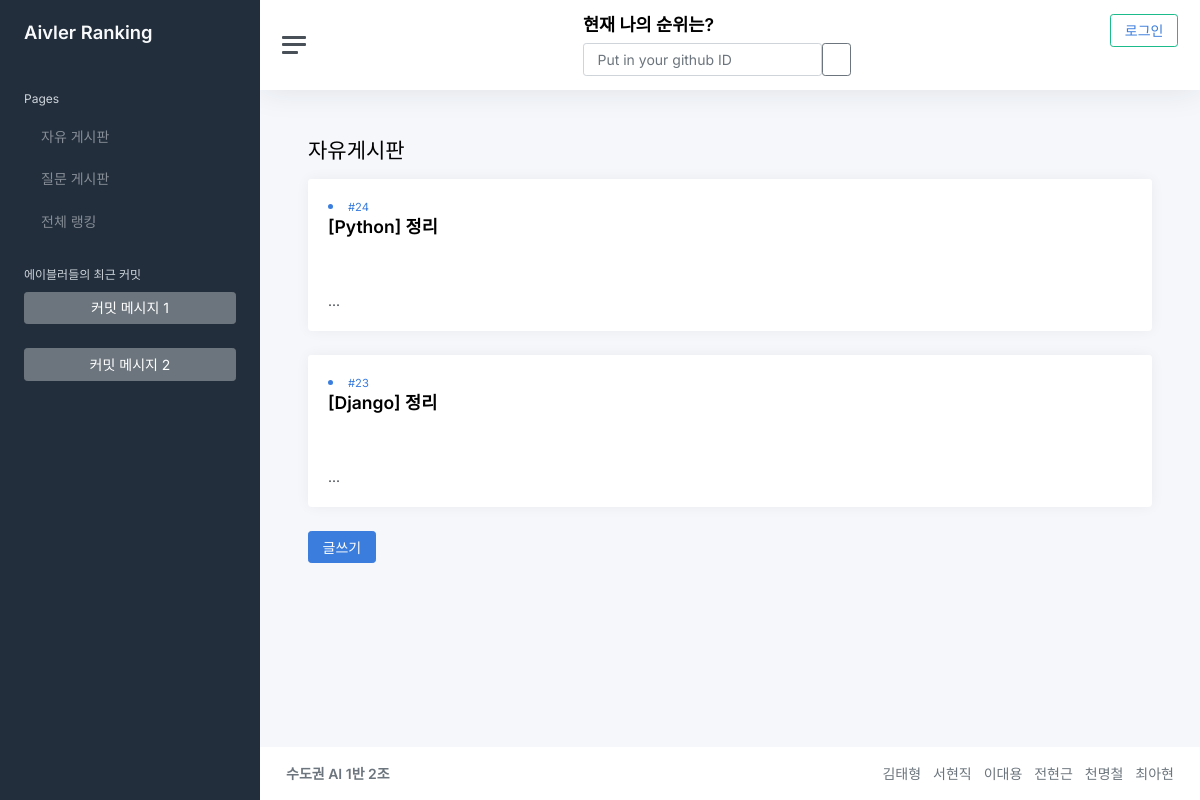
Page /free/ on the earlier database version.
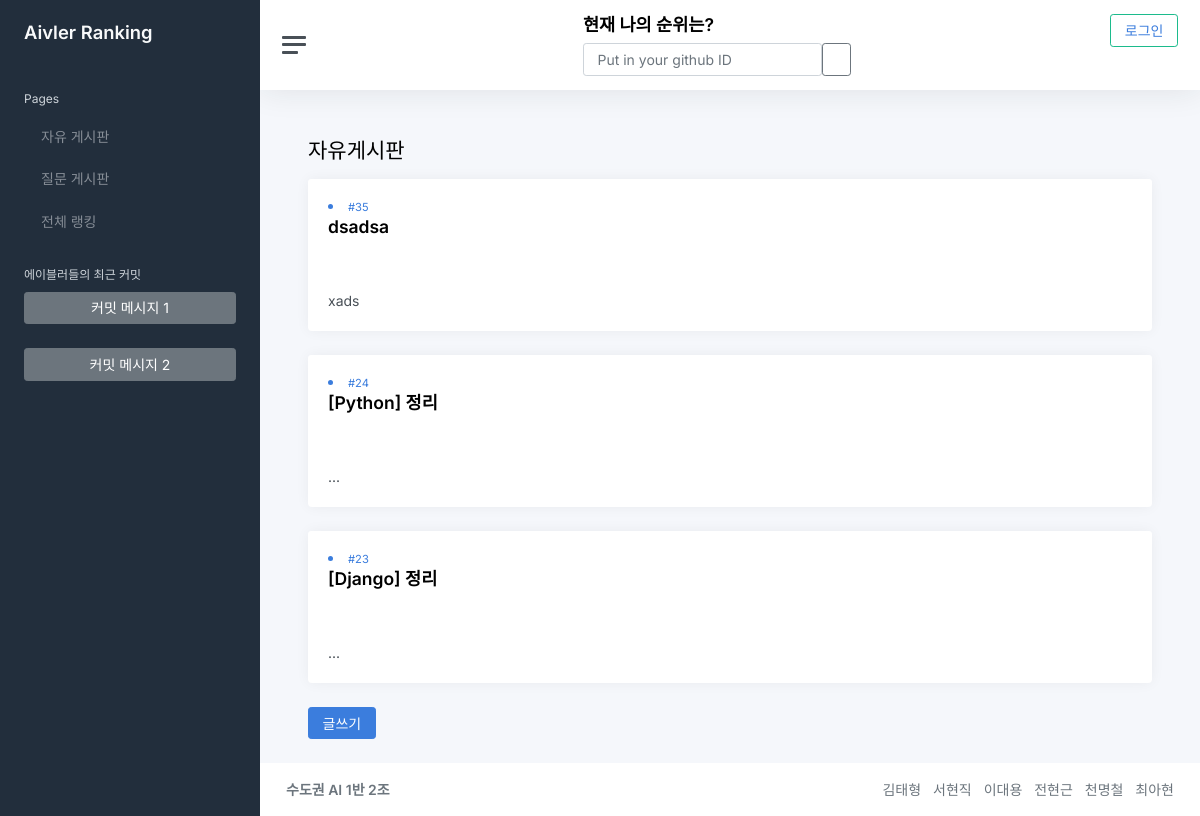
Same page on the later database version.
### bbs/models.py (models this page shows, shortened)
class Post(models.Model):
    postname = models.CharField(max_length=50)
    contents = models.TextField()

### bbs/views.py (the view)
# urls.py: path('', views.free, name= 'free'),
def free(request):
    postlist = Post.objects.all()
    return render(request, 'bbs/free.html', {'postlist':postlist})

### bbs/templates/bbs/free.html
{% extends "base.html" %}
{% block content %}
<h1 class="h3 mb-3">자유게시판</h1>
{%for list in postlist reversed%}
<div class="row">
    <div class="col-12">
        <div class="card">
            <div class="card-header">
                <a href="{{list.pk}}/">
                    <li><small>#{{list.id}}</small>
                        <h4>
                            <p class="fw-bold">
                                {{list.postname}}
                            </p>
                        </h4>
                    </li>
                </a>
            </div>
            <div class="card-body">
                {{list.contents}}
            </div>
        </div>
    </div>
</div>
{% endfor %}
<a class="btn btn-primary" href="new_post/" role="button">글쓰기</a>
{% endblock %}

Differences in the rows shown:
added Post: id "35", postname "dsadsa", contents "xads"
